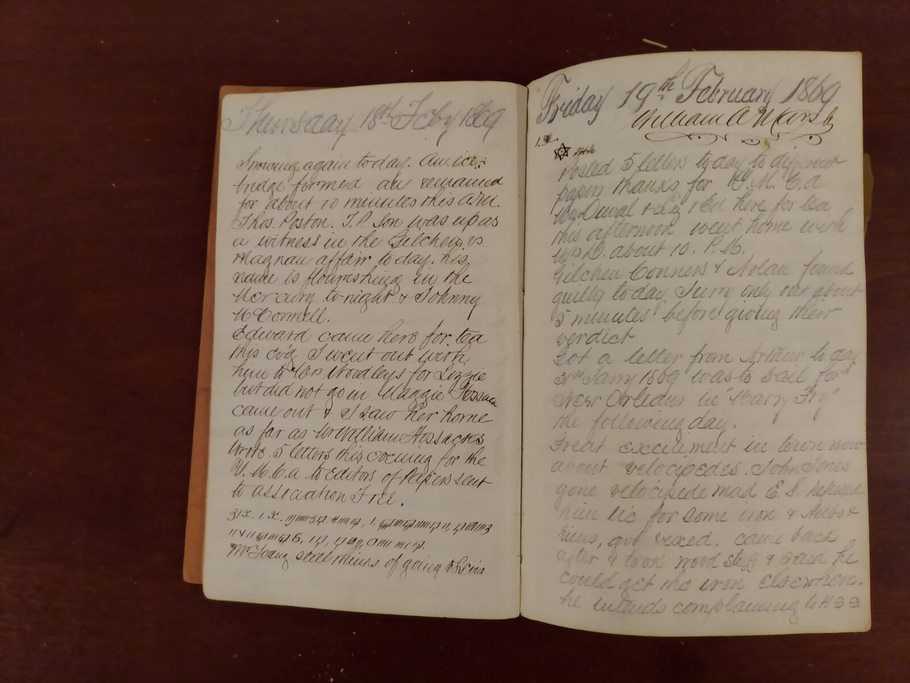
#> input picture GF carnet/no-process/Feb18_1869.jpg, 910 x 683 px, found by its file name
$ python cv_prototype.py
#> lines starting #> are read from the running program, lines starting #| are printed output that depends on the picture
try:
    from PIL import Image
except ImportError:
    import Image
import pytesseract
import cv2
import numpy as np
from matplotlib import pyplot as plt

# If you don't have tesseract executable in your PATH, include the following:
# pytesseract.pytesseract.tesseract_cmd = r'<full_path_to_your_tesseract_executable>'
# Example tesseract_cmd = r'C:\Program Files (x86)\Tesseract-OCR\tesseract'

# # Simple image to string
# print(pytesseract.image_to_string(Image.open('../tests/data/test.png')))
#
# # French text image to string
# print(pytesseract.image_to_string(Image.open('../tests/data/test-european.jpg')))


img = cv2.imread('../tests/data/Feb18_1869.jpg', 1)
#> img is the input picture: shape (683, 910, 3); mean B, G, R 82.1, 94.3, 116.2
#-----Reading the image-----------------------------------------------------
# cv2.imshow("img",img)

#-----Converting image to LAB Color model-----------------------------------
lab= cv2.cvtColor(img, cv2.COLOR_BGR2LAB)
#> lab: shape (683, 910, 3); mean of channels 0, 1, 2 104, 136, 138.8
# cv2.imshow("lab",lab)

#-----Splitting the LAB image to different channels-------------------------
l, a, b = cv2.split(lab)
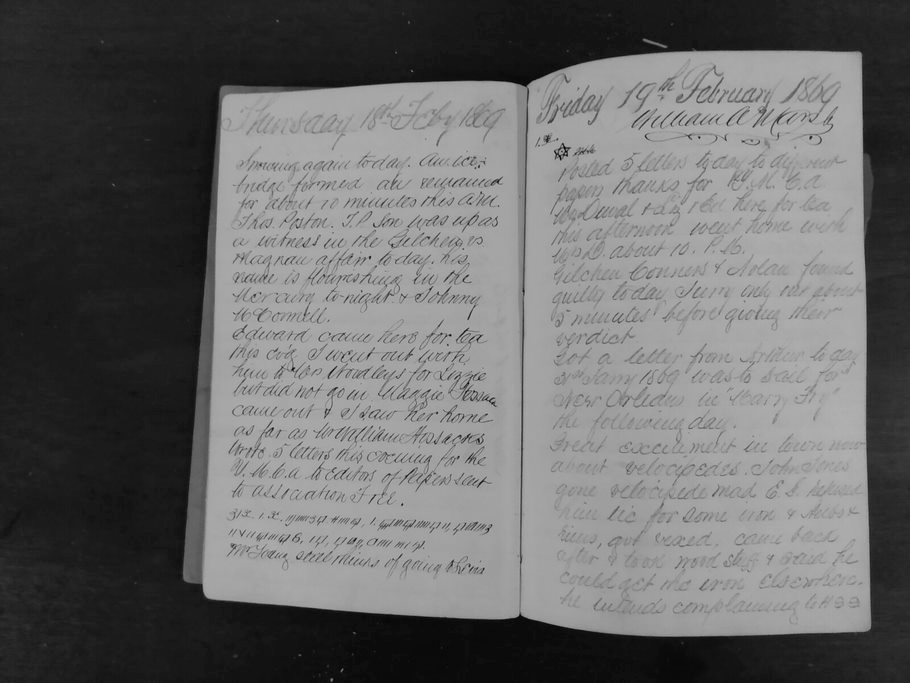
#> l: shape (683, 910); min 1, max 193, mean 104
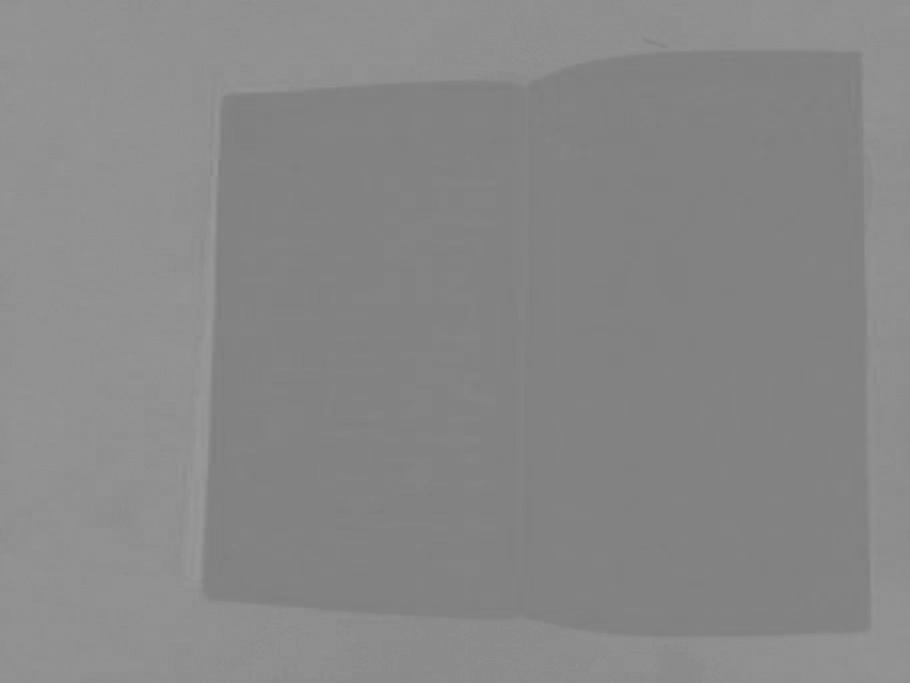
#> a: shape (683, 910); min 126, max 154, mean 136
# cv2.imshow('l_channel', l)
# cv2.imshow('a_channel', a)
# cv2.imshow('b_channel', b)

#-----Applying CLAHE to L-channel-------------------------------------------
clahe = cv2.createCLAHE(clipLimit=3.0, tileGridSize=(8,8))
cl = clahe.apply(l)
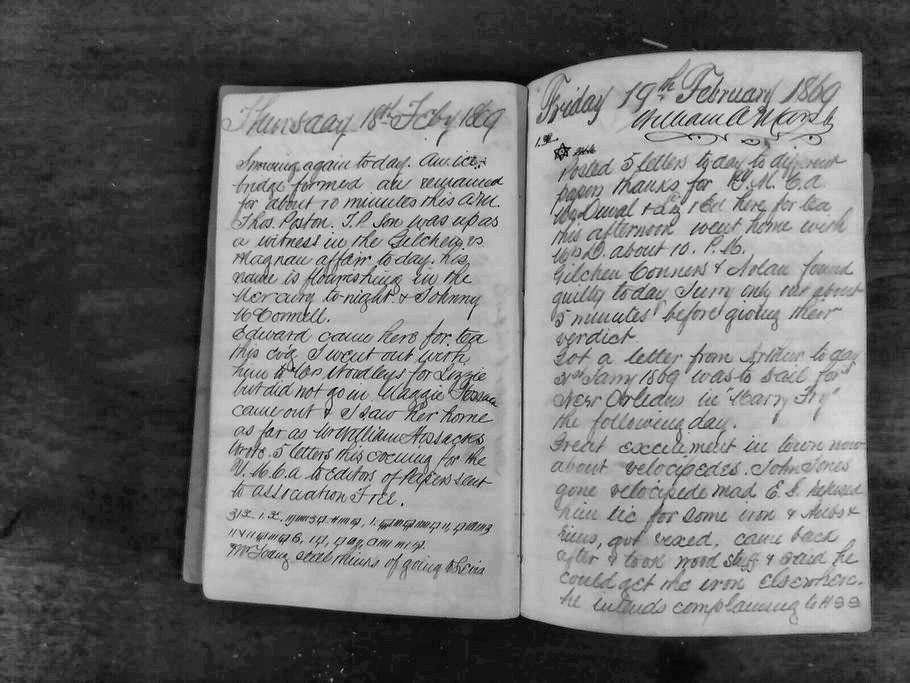
#> cl: shape (683, 910); min 1, max 225, mean 114.9
# cv2.imshow('CLAHE output', cl)

#-----Merge the CLAHE enhanced L-channel with the a and b channel-----------
limg = cv2.merge((cl,a,b))
#> limg: shape (683, 910, 3); mean of channels 0, 1, 2 114.9, 136, 138.8
# cv2.imshow('limg', limg)

#-----Converting image from LAB Color model to RGB model--------------------
final = cv2.cvtColor(limg, cv2.COLOR_LAB2BGR)
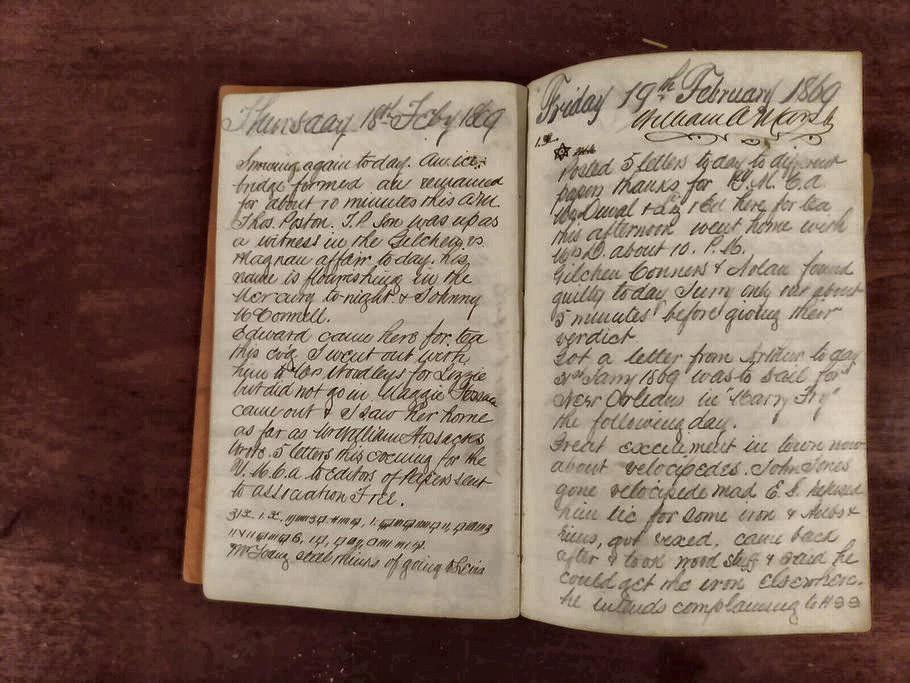
#> final: shape (683, 910, 3); mean B, G, R 92.7, 104.9, 127.4
# cv2.imshow('final', final)
cv2.imwrite('final.jpg', final)


# print(pytesseract.image_to_string(Image.open('../tests/data/Feb18_letterjpg.jpg')))
